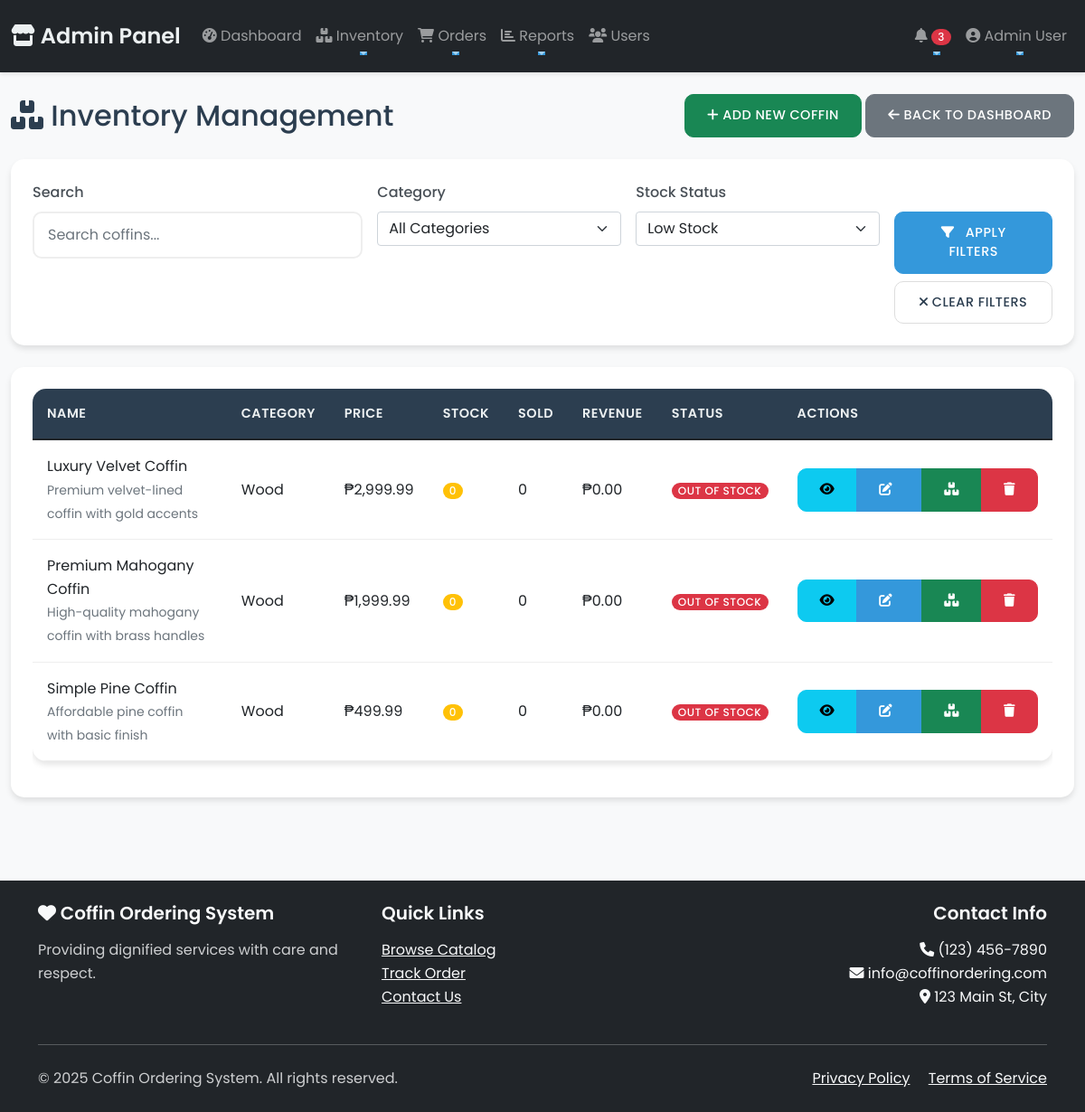
The app's page /public/admin/manage_inventory.php?stock_status=low (signed in) with its own data.
### tables this page shows
CREATE TABLE `coffins` (
  `id` int(11) NOT NULL,
  `name` varchar(100) NOT NULL,
  `description` text DEFAULT NULL,
  `image` varchar(255) DEFAULT NULL,
  `price` decimal(10,2) NOT NULL,
  `image_url` varchar(255) DEFAULT NULL,
  `stock` int(11) NOT NULL DEFAULT 0,
  `created_at` timestamp NOT NULL DEFAULT current_timestamp(),
  `updated_at` timestamp NOT NULL DEFAULT current_timestamp() ON UPDATE current_timestamp(),
  `category` varchar(50) NOT NULL DEFAULT 'wood',
  `stock_quantity` int(11) NOT NULL DEFAULT 0,
  `low_stock_threshold` int(11) NOT NULL DEFAULT 5
);

### public/admin/manage_inventory.php (the view, shortened to what this page needs)
<?php
require_once '../../config/db.php';
$search = isset($_GET['search']) ? htmlspecialchars($_GET['search'], ENT_QUOTES, 'UTF-8') : '';
$stock_status = isset($_GET['stock_status']) ? htmlspecialchars($_GET['stock_status'], ENT_QUOTES, 'UTF-8') : '';
$sql = "SELECT c.*,
               COALESCE(SUM(oi.quantity), 0) as total_sold,
               COALESCE(SUM(oi.quantity * oi.price), 0) as total_revenue
        FROM coffins c
        LEFT JOIN order_items oi ON c.id = oi.coffin_id
        WHERE 1=1";
$params = [];
if (!empty($stock_status)) {
    if ($stock_status === 'low') {
        $sql .= " AND c.stock_quantity <= c.low_stock_threshold";
    } elseif ($stock_status === 'out') {
        $sql .= " AND c.stock_quantity = 0";
    }
}
$sql .= " GROUP BY c.id ORDER BY c.name ASC";
$stmt = $pdo->prepare($sql);
$stmt->execute($params);
$coffins = $stmt->fetchAll();
include 'includes/admin_nav.php';
?>
<link rel="stylesheet" href="https://cdn.jsdelivr.net/npm/sweetalert2@11.7.32/dist/sweetalert2.min.css">
<div class="container-fluid py-4">
    <div class="row mb-4">
        <div class="col-12">
            <div class="d-flex justify-content-between align-items-center">
                <h2 class="mb-0">
                    <i class="fas fa-boxes"></i> Inventory Management
                </h2>
                <div>
                    <button type="button" class="btn btn-success" data-bs-toggle="modal" data-bs-target="#addCoffinModal">
                        <i class="fas fa-plus"></i> Add New Coffin
                    </button>
                    <a href="dashboard.php" class="btn btn-secondary">
                        <i class="fas fa-arrow-left"></i> Back to Dashboard
                    </a>
                </div>
            </div>
        </div>
    </div>
    <div class="card mb-4">
        <div class="card-body">
            <form method="GET" class="row g-3">
                <div class="col-md-4">
                    <label class="form-label">Search</label>
                    <input type="text" name="search" class="form-control"
                           placeholder="Search coffins..." value="<?= $search ?>">
                </div>
                <div class="col-md-3">
                    <label class="form-label">Category</label>
                    <select name="category" class="form-select">
                        <option value="">All Categories</option>
                    </select>
                </div>
                <div class="col-md-3">
                    <label class="form-label">Stock Status</label>
                    <select name="stock_status" class="form-select">
                        <option value="low" <?= $stock_status === 'low' ? 'selected' : '' ?>>Low Stock</option>
                    </select>
                </div>
                <div class="col-md-2">
                    <label class="form-label">&nbsp;</label>
                    <div class="d-grid gap-2">
                        <button type="submit" class="btn btn-primary">
                            <i class="fas fa-filter"></i> Apply Filters
                        </button>
                        <a href="manage_inventory.php" class="btn btn-outline-secondary">
                            <i class="fas fa-times"></i> Clear Filters
                        </a>
                    </div>
                </div>
            </form>
        </div>
    </div>
    <div class="card">
        <div class="card-body">
            <?php if (empty($coffins)): ?>
                <div class="alert alert-info">
                    <i class="fas fa-info-circle"></i> No coffins found matching your criteria.
                </div>
            <?php else: ?>
                <div class="table-responsive">
                    <table class="table table-hover">
                        <thead>
                            <tr>
                                <th>Name</th>
                                <th>Category</th>
                                <th>Price</th>
                                <th>Stock</th>
                                <th>Sold</th>
                                <th>Revenue</th>
                                <th>Status</th>
                                <th>Actions</th>
                            </tr>
                        </thead>
                        <tbody>
                            <?php foreach ($coffins as $coffin): ?>
                                <tr>
                                    <td>
                                        <?= htmlspecialchars($coffin['name']) ?>
                                        <?php if (!empty($coffin['description'])): ?>
                                            <br>
                                            <small class="text-muted"><?= htmlspecialchars($coffin['description']) ?></small>
                                        <?php endif; ?>
                                    </td>
                                    <td><?= ucfirst($coffin['category']) ?></td>
                                    <td>₱<?= number_format($coffin['price'], 2) ?></td>
                                    <td>
                                        <span class="badge bg-<?= $coffin['stock_quantity'] <= $coffin['low_stock_threshold'] ? 'warning' : 'success' ?>">
                                            <?= number_format($coffin['stock_quantity']) ?>
                                        </span>
                                    </td>
                                    <td><?= number_format($coffin['total_sold']) ?></td>
                                    <td>₱<?= number_format($coffin['total_revenue'], 2) ?></td>
                                    <td>
                                        <?php if ($coffin['stock_quantity'] == 0): ?>
                                            <span class="badge bg-danger">Out of Stock</span>
                                        <?php elseif ($coffin['stock_quantity'] <= $coffin['low_stock_threshold']): ?>
                                            <span class="badge bg-warning">Low Stock</span>
                                        <?php else: ?>
                                            <span class="badge bg-success">In Stock</span>
                                        <?php endif; ?>
                                    </td>
                                    <td>
                                        <div class="btn-group">
                                            <button type="button"
                                                    class="btn btn-sm btn-info view-coffin-btn"
                                                    data-coffin-id="<?= $coffin['id'] ?>"
                                                    data-coffin-name="<?= htmlspecialchars($coffin['name']) ?>"
                                                    data-coffin-description="<?= htmlspecialchars($coffin['description']) ?>"
                                                    data-coffin-category="<?= htmlspecialchars($coffin['category']) ?>"
                                                    data-coffin-price="<?= $coffin['price'] ?>"
                                                    data-coffin-stock="<?= $coffin['stock_quantity'] ?>"
                                                    data-coffin-threshold="<?= $coffin['low_stock_threshold'] ?>"
                                                    data-coffin-sold="<?= $coffin['total_sold'] ?>"
                                                    data-coffin-revenue="<?= $coffin['total_revenue'] ?>"
                                                    title="View Details">
                                                <i class="fas fa-eye"></i>
                                            </button>
                                            <button type="button"
                                                    class="btn btn-sm btn-primary edit-coffin-btn"
                                                    data-coffin-id="<?= $coffin['id'] ?>"
                                                    data-coffin-name="<?= htmlspecialchars($coffin['name']) ?>"
                                                    data-coffin-description="<?= htmlspecialchars($coffin['description']) ?>"
                                                    data-coffin-category="<?= htmlspecialchars($coffin['category']) ?>"
                                                    data-coffin-price="<?= $coffin['price'] ?>"
                                                    data-coffin-threshold="<?= $coffin['low_stock_threshold'] ?>"
                                                    title="Edit Coffin">
                                                <i class="fas fa-edit"></i>
                                            </button>
                                            <button type="button"
                                                    class="btn btn-sm btn-success update-stock-btn"
                                                    data-coffin-id="<?= $coffin['id'] ?>"
                                                    data-coffin-name="<?= htmlspecialchars($coffin['name']) ?>"
                                                    data-coffin-stock="<?= $coffin['stock_quantity'] ?>"
                                                    title="Update Stock">
                                                <i class="fas fa-boxes"></i>
                                            </button>
                                            <button type="button"
                                                    class="btn btn-sm btn-danger delete-coffin-btn"
                                                    data-coffin-id="<?= $coffin['id'] ?>"
                                                    data-coffin-name="<?= htmlspecialchars($coffin['name']) ?>"
                                                    title="Delete Coffin">
                                                <i class="fas fa-trash"></i>
                                            </button>
                                        </div>
                                    </td>
                                </tr>
                            <?php endforeach; ?>
                        </tbody>
                    </table>
                </div>
            <?php endif; ?>
        </div>
    </div>
</div>
<?php include '../../includes/footer.php'; ?>

### public/css/style.css (style rules this page uses)
:root { --primary-color: #2c3e50; --secondary-color: #34495e; --accent-color: #3498db; --success-color: #2ecc71; --warning-color: #f1c40f; --danger-color: #e74c3c; --light-bg: #f8f9fa; --dark-text: #2c3e50; --light-text: #ecf0f1; --card-shadow: 0 4px 6px rgba(0,0,0,0.1); --hover-shadow: 0 6px 12px rgba(0,0,0,0.15); }
.card { border: none; border-radius: 15px; box-shadow: var(--card-shadow); transition: all 0.3s ease; overflow: hidden; margin-bottom: 20px; background: white; }
.card-body { padding: 1.5rem; }
.form-control { border-radius: 10px; border: 2px solid #eee; padding: 12px 15px; transition: all 0.3s ease; font-size: 1rem; }
.form-label { font-weight: 500; margin-bottom: 0.5rem; color: var(--primary-color); }
.btn { border-radius: 10px; padding: 12px 24px; font-weight: 500; transition: all 0.3s ease; text-transform: uppercase; letter-spacing: 0.5px; font-size: 0.9rem; }
.btn-primary { background-color: var(--accent-color); border-color: var(--accent-color); }
.btn-outline-secondary { border-color: #ddd; color: var(--dark-text); }
.table { background-color: white; border-radius: 15px; overflow: hidden; box-shadow: var(--card-shadow); }
.table thead { background-color: var(--primary-color); color: var(--light-text); }
.table th { font-weight: 600; padding: 1rem; text-transform: uppercase; font-size: 0.9rem; letter-spacing: 0.5px; }
.table td { padding: 1rem; vertical-align: middle; border-bottom: 1px solid #eee; }
.badge { padding: 8px 16px; border-radius: 20px; font-weight: 500; text-transform: uppercase; font-size: 0.8rem; letter-spacing: 0.5px; }
.form-label { font-weight: 500; color: #495057; }
.card { transition: transform 0.3s ease, box-shadow 0.3s ease; }
.btn-primary { padding: 0.75rem 1.5rem; font-weight: 500; text-transform: uppercase; letter-spacing: 0.5px; }
.btn-primary i { margin-right: 0.5rem; }

### public/admin/includes/admin_nav.php (style rules this page uses)
.badge { font-size: 0.75rem; padding: 0.25em 0.6em; }

### public/admin/manage_inventory.php (style rules this page uses)
.btn-group .btn { position: relative; z-index: 1; }
.table td { position: relative; }

### records on screen
coffins: name "Luxury Velvet Coffin", description "Premium velvet-lined coffin with gold accents", category "Wood", price "2,999.99", stock_quantity "0", total_sold "0", total_revenue "0.00", shows "OUT OF STOCK"
coffins: name "Premium Mahogany Coffin", description "High-quality mahogany coffin with brass handles", category "Wood", price "1,999.99", stock_quantity "0", total_sold "0", total_revenue "0.00", shows "OUT OF STOCK"
coffins: name "Simple Pine Coffin", description "Affordable pine coffin with basic finish", category "Wood", price "499.99", stock_quantity "0", total_sold "0", total_revenue "0.00", shows "OUT OF STOCK"

### other values on screen
$low_stock_count + $pending_orders_count "3"
$_SESSION['name'] "Admin User"
